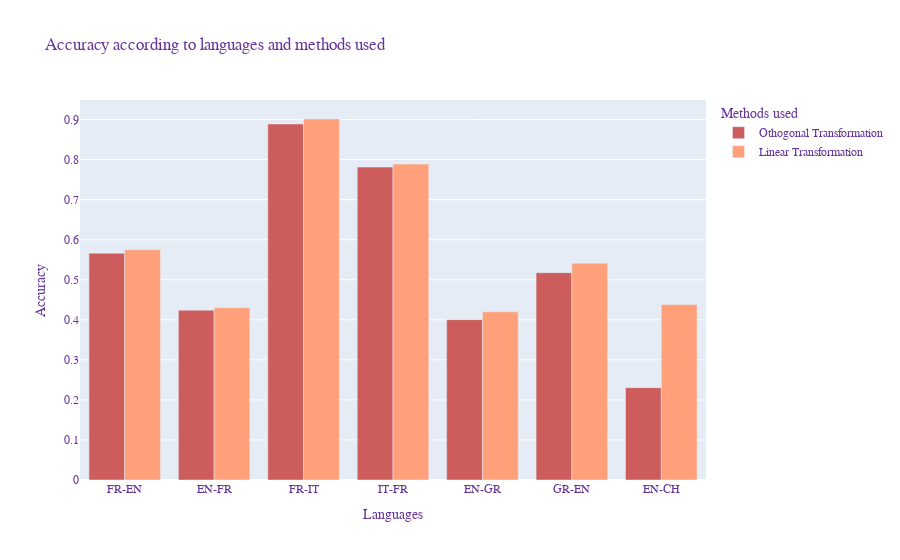

Write notebook code for a chart like this one.
### Markdown cell above
### All plots

### Code cell
X = np.arange(1,8)
a = model_ols_fren.accuracies[0]
b = model_ortho_fren.accuracies[0]

c = model_ols_enfr.accuracies[0]
d = model_ortho_enfr.accuracies[0]

e = model_ols_frit.accuracies[0]
f = model_ortho_frit.accuracies[0]

g = model_ols_itfr.accuracies[0]
h = model_ortho_itfr.accuracies[0]

i = model_ols_enel.accuracies[0]
j = model_ortho_enel.accuracies[0]

k = model_ols_elen.accuracies[0]
l = model_ortho_elen.accuracies[0]

m = model_ols_ench.accuracies[0]
n = model_ortho_ench.accuracies[0]


x = ['FR-EN', 'EN-FR', 'FR-IT', 'IT-FR', 'EN-GR', 'GR-EN', 'EN-CH']
y = [a, b, c, d, e, f, g, h, i, j, k, l, m, n]

fig = go.Figure()
fig.add_trace(go.Bar(
    x=x,
    y=[a, c, e, g, i, k, m],
    name='Othogonal Transformation',
    marker_color='indianred'
))
fig.add_trace(go.Bar(
    x=x,
    y=[b, d, f, h, j, l, n],
    name='Linear Transformation',
    marker_color='lightsalmon'
))

fig.update_layout(
    title="Accuracy according to languages and methods used",
    xaxis_title="Languages",
    yaxis_title="Accuracy",
    legend_title="Methods used",
    font=dict(
        family="Courier New, monospace",
        size=12,
        color="RebeccaPurple"
))

### Figure 1 — Plotly figure (JSON) as saved in the notebook; plotly's stock layout.template omitted (floating-point values rounded to 4 significant figures)
{"data": [{"marker": {"color": "indianred"}, "name": "Othogonal Transformation", "type": "bar", "x": ["FR-EN", "EN-FR", "FR-IT", "IT-FR", "EN-GR", "GR-EN", "EN-CH"], "y": [0.5662, 0.4241, 0.8889, 0.7813, 0.4004, 0.5176, 0.2305]}, {"marker": {"color": "lightsalmon"}, "name": "Linear Transformation", "type": "bar", "x": ["FR-EN", "EN-FR", "FR-IT", "IT-FR", "EN-GR", "GR-EN", "EN-CH"], "y": [0.5747, 0.4302, 0.9013, 0.7886, 0.4198, 0.5412, 0.4381]}], "layout": {"font": {"color": "RebeccaPurple", "family": "Courier New, monospace", "size": 12}, "legend": {"title": {"text": "Methods used"}}, "title": {"text": "Accuracy according to languages and methods used"}, "xaxis": {"title": {"text": "Languages"}}, "yaxis": {"title": {"text": "Accuracy"}}}}
